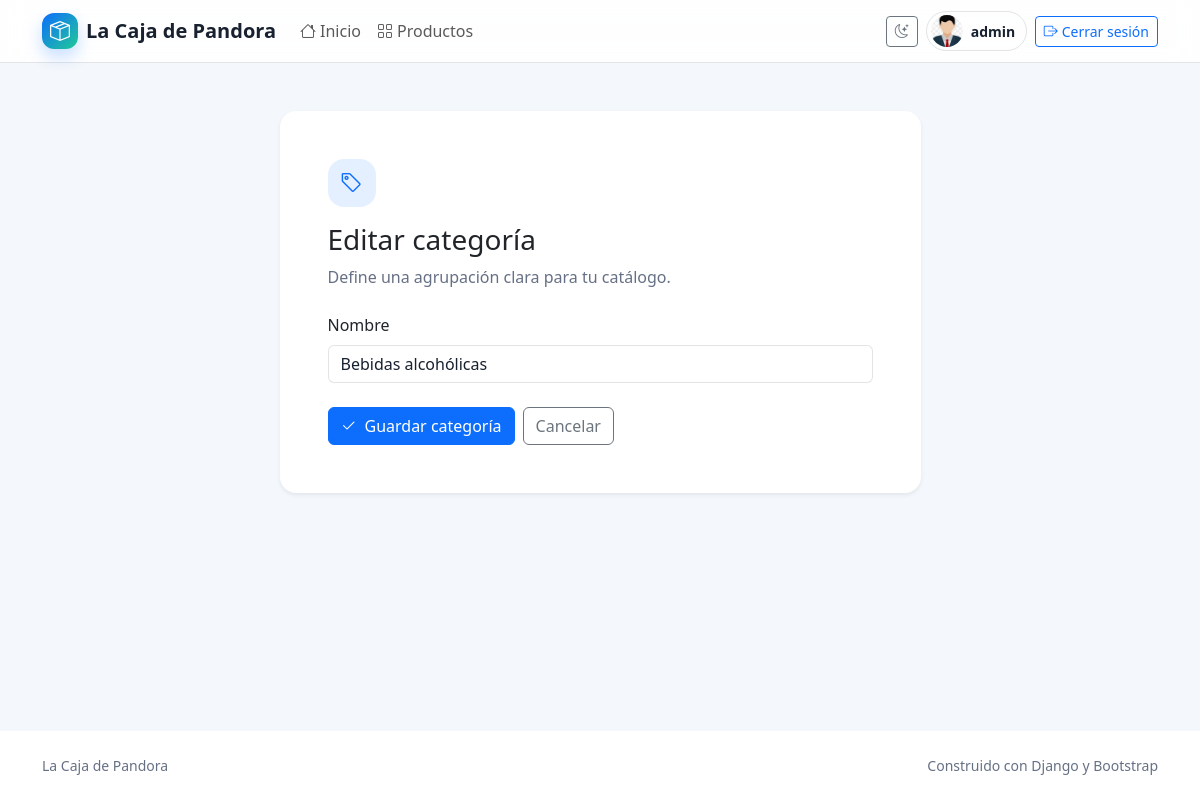
The page /producto/categoria/update/19 (signed in) on the database its author committed.
### producto/models.py (models this page shows, shortened)
class Vendedor(models.Model):
    user = models.ForeignKey(User, on_delete=models.CASCADE, verbose_name="Usuario")
    email = models.EmailField(unique=True)
    telefono = models.CharField(max_length=15, blank=True, verbose_name="Teléfono")
    imagen_perfil = models.ImageField(
        upload_to="perfiles_vendedores/", blank=True, null=True, verbose_name="Imagen de Perfil"
    )
    class Meta:
        verbose_name = "Vendedor"
        verbose_name_plural = "Vendedores"

class Categoria(models.Model):
    nombre = models.CharField(max_length=255, unique=True)
    descripcion = models.TextField(blank=True, default="", verbose_name="descripción")
    class Meta:
        verbose_name = "Categoría de Productos"
        verbose_name_plural = "Categorías de Productos"
        ordering = ("nombre",)

### producto/views/categoria.py (the view)
# urls.py: path("categoria/update/<int:pk>", categoria.categoria_update, name="categoria_update"),
def categoria_update(request: HttpRequest, pk: int) -> HttpResponse:
    query = get_object_or_404(Categoria, id=pk)
    form = CategoriaForm(request.POST or None, instance=query)
    if request.method == "POST" and form.is_valid():
        form.save()
        messages.success(request, "La categoría fue actualizada")
        return redirect("producto:categoria_list")
    return render(request, "producto/categoria_form.html", {"form": form})

### producto/forms.py
class CategoriaForm(forms.ModelForm):
    class Meta:
        model = Categoria
        fields = ("nombre",)
        widgets = {
            "nombre": forms.TextInput(attrs={"class": "form-control", "placeholder": "Ej. Tecnología"}),
        }

### producto/templates/producto/categoria_form.html (shortened to what this page needs)
{% extends "core/base.html" %}
{% block contenido %}
    <div class="container">
        <div class="row justify-content-center">
            <div class="col-12 col-lg-7">
                <section class="card border-0 shadow-sm rounded-4 p-4 p-md-5">
                    <div class="mb-4">
                        <span class="menu-icon mb-3"><i class="bi bi-tag"></i></span>
                        <h1 class="h3">{% if form.instance.pk %}Editar categoría{% else %}Nueva categoría{% endif %}</h1>
                        <p class="text-muted mb-0">Define una agrupación clara para tu catálogo.</p>
                    </div>
                    <form method="post" novalidate>
                        {% for field in form %}
                            <div class="mb-3">
                                <label class="form-label" for="{{ field.id_for_label }}">{{ field.label }}</label>
                                {{ field }}
                            </div>
                        {% endfor %}
                        <div class="d-flex flex-wrap gap-2 pt-2">
                            <button class="btn btn-primary" type="submit"><i class="bi bi-check2 me-2"></i>Guardar categoría</button>
                            <a class="btn btn-outline-secondary" href="{% url 'producto:home' %}">Cancelar</a>
                        </div>
                    </form>
                </section>
            </div>
        </div>
    </div>
{% endblock contenido %}

### core/templates/core/base.html (shortened to what this page needs)
<!DOCTYPE html>
<html lang="es">
    <head>
        <link href="https://cdn.jsdelivr.net/npm/bootstrap@5.3.3/dist/css/bootstrap.min.css"
              rel="stylesheet"
 />
        <link rel="stylesheet"
              href="https://cdn.jsdelivr.net/npm/bootstrap-icons@1.11.3/font/bootstrap-icons.min.css" />
        {% load static %}
        <link rel="stylesheet" href="{% static 'core/css/app.css' %}" />
    </head>
    <body class="d-flex flex-column min-vh-100">
        <nav class="navbar navbar-expand-lg sticky-top app-navbar border-bottom"
             aria-label="Navegación principal">
            <div class="container">
                <a class="navbar-brand d-flex align-items-center gap-2"
                   href="{% url 'core:home' %}">
                    <span class="brand-mark" aria-hidden="true"><i class="bi bi-box-seam"></i></span>
                    <span>La Caja de Pandora</span>
                </a>
                <div class="collapse navbar-collapse" id="mainNavigation">
                    <ul class="navbar-nav me-auto mb-2 mb-lg-0">
                        <li class="nav-item">
                            <a class="nav-link" href="{% url 'core:home' %}"><i class="bi bi-house me-1"></i>Inicio</a>
                        </li>
                        {% if user.is_authenticated %}
                            <li class="nav-item">
                                <a class="nav-link" href="{% url 'producto:home' %}"><i class="bi bi-grid me-1"></i>Productos</a>
                            </li>
                        {% endif %}
                    </ul>
                    <div class="d-flex flex-column flex-lg-row align-items-lg-center gap-2">
                        <button class="btn btn-sm btn-outline-secondary theme-toggle"
                                type="button"
                                aria-label="Cambiar tema"
                                title="Cambiar tema">
                            <i class="bi bi-moon-stars" aria-hidden="true"></i>
                        </button>
                        {% if user.is_authenticated %}
                            <div class="user-chip d-flex align-items-center gap-2">
                                {% with vendedor=user.vendedor_set.first %}
                                    {% if vendedor and vendedor.imagen_perfil %}
                                        <img class="avatar avatar-sm"
                                             src="{{ vendedor.imagen_perfil.url }}"
                                             alt="Imagen de perfil de {{ user.username }}" />
                                    {% else %}
                                        <span class="avatar avatar-sm avatar-fallback" aria-hidden="true">{{ user.username|first|upper }}</span>
                                    {% endif %}
                                {% endwith %}
                                <span class="small fw-semibold">{{ user.username }}</span>
                            </div>
                            <form method="post" action="{% url 'core:logout' %}" class="m-0">
                                <button class="btn btn-sm btn-outline-primary w-100" type="submit">
                                    <i class="bi bi-box-arrow-right me-1"></i>Cerrar sesión
                                </button>
                            </form>
                        {% else %}
                            <a class="btn btn-primary btn-sm" href="{% url 'core:login' %}">
                                <i class="bi bi-person me-1"></i>Iniciar sesión
                            </a>
                        {% endif %}
                    </div>
                </div>
            </div>
        </nav>
        <main class="flex-grow-1 py-4 py-lg-5">
            {% block contenido %}
            {% endblock contenido %}
        </main>
        <footer class="app-footer py-4 mt-auto">
            <div class="container d-flex flex-column flex-md-row justify-content-between gap-2 small">
                <span>La Caja de Pandora</span>
                <span>Construido con Django y Bootstrap</span>
            </div>
        </footer>
    </body>
</html>

### core/static/core/css/app.css (style rules this page uses)
:root { --app-bg: #f4f7fb; --app-surface: #ffffff; --app-surface-muted: #eaf0f7; --app-text: #18212f; --app-muted: #667085; --app-border: rgba(24, 33, 47, 0.12); --app-accent: #0d6efd; --app-accent-soft: rgba(13, 110, 253, 0.11); --app-shadow: 0 1rem 3rem rgba(24, 33, 47, 0.08); }
body { background: var(--app-bg); color: var(--app-text); }
.app-navbar, .app-footer, .surface, .card { background-color: var(--app-surface); border-color: var(--app-border) !important; }
.app-navbar { backdrop-filter: blur(14px); background-color: color-mix(in srgb, var(--app-surface) 88%, transparent); }
.app-footer { color: var(--app-muted); }
.brand-mark { display: inline-grid; width: 2.25rem; height: 2.25rem; place-items: center; border-radius: 0.75rem; color: #fff; background: linear-gradient(135deg, #0d6efd, #20c997); box-shadow: 0 0.5rem 1rem rgba(13, 110, 253, 0.22); }
.navbar-brand { color: var(--app-text); font-weight: 700; letter-spacing: 0; }
.nav-link, .navbar-brand { transition: color 160ms ease, transform 160ms ease; }
.user-chip { color: var(--app-text); padding: 0.2rem 0.65rem 0.2rem 0.25rem; border: 1px solid var(--app-border); border-radius: 2rem; }
.avatar { display: inline-grid; flex: 0 0 auto; place-items: center; overflow: hidden; color: #fff; background: #20c997; object-fit: cover; }
.avatar-sm { width: 2rem; height: 2rem; border-radius: 50%; }
.menu-icon { display: inline-grid; width: 3rem; height: 3rem; place-items: center; border-radius: 1rem; color: var(--app-accent); background: var(--app-accent-soft); font-size: 1.4rem; }
.text-muted, .form-text { color: var(--app-muted) !important; }
.form-control, .form-select { border-color: var(--app-border); background-color: var(--app-surface); color: var(--app-text); }
.form-control::placeholder { color: var(--app-muted); }

### rows shown on the page
Vendedor: imagen_perfil (placeholder picture)
Categoria: form "Bebidas alcohólicas"

### other values the page prints
{{ user.username }} "admin"
{{ field.label }} "Nombre"
